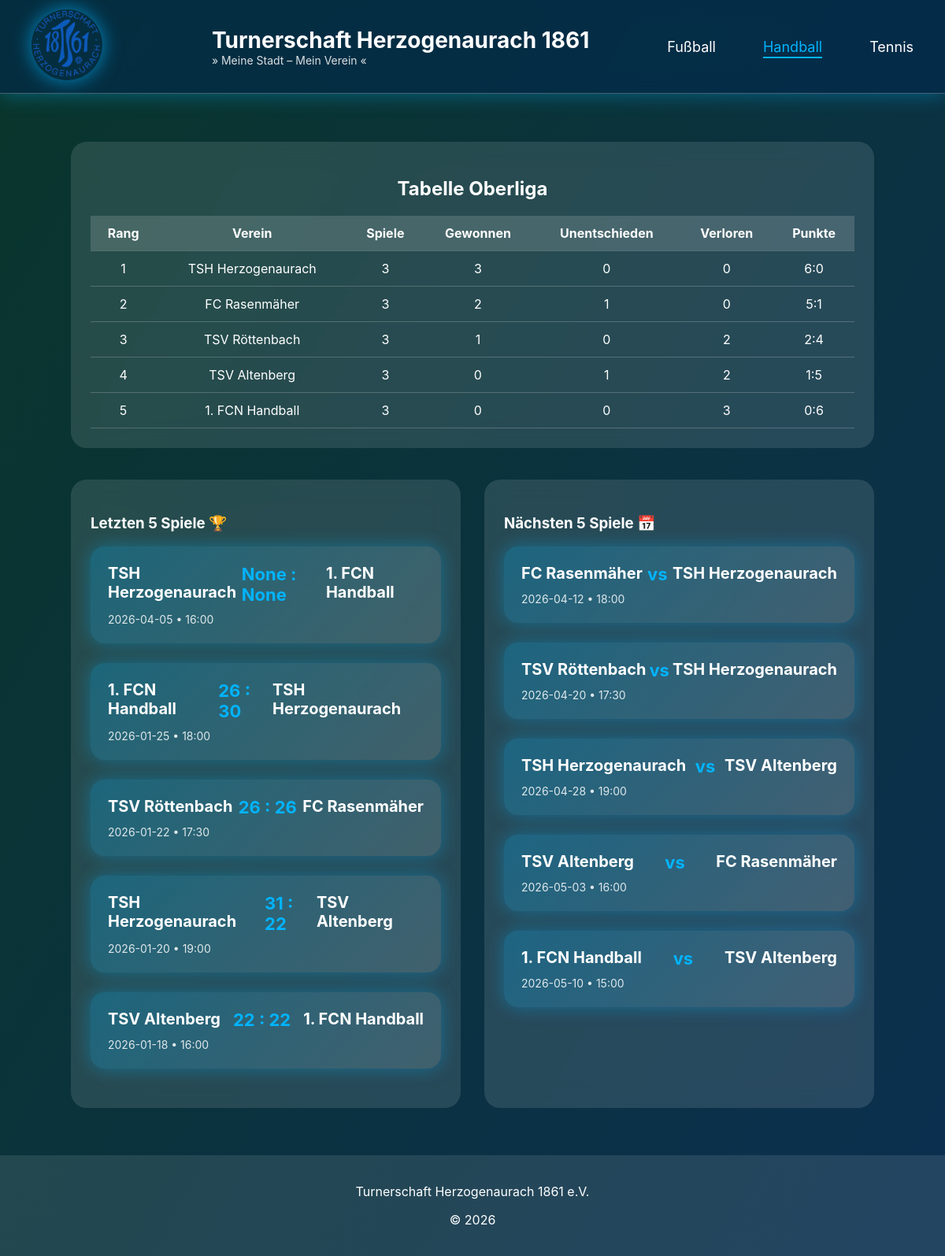
The app's page /handball with its own data.
### tables this page shows
CREATE TABLE handball (
    id INTEGER PRIMARY KEY AUTOINCREMENT,
    verein TEXT,
    spiele INTEGER,
    gewonnen INTEGER,
    unentschieden INTEGER,
    verloren INTEGER,
    punkte TEXT
  
);

CREATE TABLE "handball_spiele" (
	"id"	INTEGER,
	"heimverein"	TEXT,
	"gastverein"	TEXT,
	"datum"	DATE,
	"uhrzeit"	TEXT,
	"heim-tore"	INTEGER,
	"gast-tore"	INTEGER,
	PRIMARY KEY("id" AUTOINCREMENT)
);

### app.py (the view)
@app.route("/handball")
def handball():
    data = get_handball_table_data()
    conn = get_db_connection()
    letzte_spiele = conn.execute("""
        SELECT id, heimverein, gastverein, datum, uhrzeit, "heim-tore", "gast-tore"
        FROM handball_spiele
        WHERE datum <= DATE('now')
        ORDER BY datum DESC
        LIMIT 5;
    """).fetchall()
    naechste_spiele = conn.execute("""
        SELECT id, heimverein, gastverein, datum, uhrzeit
        FROM handball_spiele
        WHERE datum > DATE('now')
        ORDER BY datum ASC
        LIMIT 5;
    """).fetchall()
    conn.close()
    return render_template(
        "handball-2.html",
        data=data,
        letzte_spiele=letzte_spiele,
        naechste_spiele=naechste_spiele
    )

### app.py (called while the page is built)
def get_db_connection():
    conn = sqlite3.connect(DATABASE)
    conn.row_factory = sqlite3.Row
    return conn

### routes/functions.py (called while the page is built)
def get_handball_table_data():
    conn = sqlite3.connect("projekt-verein.db")
    conn.row_factory = sqlite3.Row  # ermöglicht Zugriff per Spaltenname
    cur = conn.cursor()
    cur.execute("SELECT * FROM handball ORDER BY gewonnen DESC")
    rows = cur.fetchall()
    conn.close()
    return rows

### templates/handball-2.html (shortened to what this page needs)
<!DOCTYPE html>
<html lang="de">
<head>
</head>
<body>
<header>
       <a href="{{ url_for('index') }}">
    <img src="./static/Logo_v3.png" class="logo">
</a>
    <div class="title-box">
        <h1>Turnerschaft Herzogenaurach 1861</h1>
        <div class="subtitle">» Meine Stadt – Mein Verein «</div>
    </div>
    <nav>
        <a href="/fussball" >Fußball</a>
        <a href="/handball" class="active">Handball</a>
        <a href="/tennis">Tennis</a>
    </nav>
</header>
<div class="content">
    <div class="table-box">
        <h2>Tabelle Oberliga</h2>
        <table>
            <tr>
                <th>Rang</th>
                <th>Verein</th>
                <th>Spiele</th>
                <th>Gewonnen</th>
                <th>Unentschieden</th>
                <th>Verloren</th>
                <th>Punkte</th>
            </tr>
            {% for row in data %}
            <tr>
                <td>{{ loop.index }}</td>
                <td>{{ row['verein'] }}</td>
                <td>{{ row['spiele'] }}</td>
                <td>{{ row['gewonnen'] }}</td>
                <td>{{ row['unentschieden'] }}</td>
                <td>{{ row['verloren'] }}</td>
                <td>{{ row['punkte'] }}</td>
            </tr>
            {% endfor %}
        </table>
    </div>
<div class="info-row">
    <div class="info-box">
        <h3>Letzten 5 Spiele 🏆</h3>
 {% for spiel in letzte_spiele %}
<div class="highlight-card">
    <div class="teams-row">
        <span>{{ spiel['heimverein'] }}</span>
        <span class="score">{{ spiel['heim-tore'] }} : {{ spiel['gast-tore'] }}</span>
        <span>{{ spiel['gastverein'] }}</span>
    </div>
    <div class="details">
        {{ spiel['datum'] }} • {{ spiel['uhrzeit'] }}
    </div>
</div>
{% endfor %}
    </div>
    <div class="info-box">
        <h3>Nächsten 5 Spiele 📅</h3>
   {% for spiel in naechste_spiele %}
<div class="highlight-card">
    <div class="teams-row">
        <span>{{ spiel['heimverein'] }}</span>
        <span class="score">vs</span>
        <span>{{ spiel['gastverein'] }}</span>
    </div>
    <div class="details">
        {{ spiel['datum'] }} • {{ spiel['uhrzeit'] }}
    </div>
</div>
{% endfor %}
    </div>
</div>
</div>
<footer>
    <p>Turnerschaft Herzogenaurach 1861 e.V.</p>
    <p>© 2026</p>
</footer>
</body>
</html>

### templates/handball-2.html (style rules this page uses)
* { box-sizing: border-box; }
body { margin: 0; font-family: 'Inter', sans-serif; background: linear-gradient(120deg, #09352b, #0c2e5d, #144e9b, #460d67); background-size: 400% 400%; animation: gradientMove 12s ease infinite; color: white; text-align: center; padding-top: 140px; }
header { position: fixed; top: 0; width: 100%; z-index: 50; background: rgba(0, 40, 80, 0.55); backdrop-filter: blur(12px); border-bottom: 1px solid rgba(255,255,255,0.25); box-shadow: 0 0 25px rgba(0,180,255,0.4); display: flex; align-items: center; justify-content: space-between; padding: 12px 40px; }
.logo { width: 90px; height: 90px; border-radius: 50%; object-fit: cover; box-shadow: 0 0 25px rgba(0,180,255,0.7); animation: pulse 3s infinite ease-in-out; }
.title-box { margin-left: 40px; text-align: left; }
.title-box h1 { margin: 0; font-size: 28px; }
.subtitle { font-size: 14px; opacity: 0.85; }
nav { display: flex; gap: 60px; }
nav a { color: white; text-decoration: none; font-size: 18px; position: relative; }
nav a::after { content: ""; position: absolute; bottom: -4px; left: 0; width: 0%; height: 2px; background: #00b4ff; transition: 0.3s; }
nav a:hover::after, nav a.active::after { width: 100%; }
nav a.active { color: #00b4ff; }
.content { width: 85%; max-width: 1100px; margin: 40px auto; }
.table-box { width: 100%; margin-bottom: 40px; background: rgba(255,255,255,0.12); backdrop-filter: blur(15px); border-radius: 20px; padding: 25px; }
table { width: 100%; border-collapse: collapse; margin-top: 20px; }
th, td { padding: 12px; border-bottom: 1px solid rgba(255,255,255,0.2); }
th { background: rgba(255,255,255,0.15); }
.info-row { display: flex; gap: 30px; }
.info-box { flex: 1; background: rgba(255,255,255,0.12); backdrop-filter: blur(15px); border-radius: 20px; padding: 25px; text-align: left; }
.highlight-card { background: linear-gradient(135deg, rgba(0,180,255,0.25), rgba(255,255,255,0.12)); padding: 22px; border-radius: 18px; margin-bottom: 25px; box-shadow: 0 0 22px rgba(0,180,255,0.35); transition: 0.25s ease; }
.highlight-card .teams-row { display: flex; justify-content: space-between; font-size: 20px; font-weight: bold; }
.highlight-card .score { color: #00b4ff; font-size: 22px; font-weight: bold; }
.highlight-card .details { margin-top: 10px; opacity: 0.85; font-size: 14px; }
footer { margin-top: 60px; padding: 20px; background: rgba(255,255,255,0.1); }

### records on screen
handball: verein "TSH Herzogenaurach", spiele "3", gewonnen "3", unentschieden "0", verloren "0", punkte "6:0"
handball: verein "FC Rasenmäher", spiele "3", gewonnen "2", unentschieden "1", verloren "0", punkte "5:1"
handball: verein "TSV Röttenbach", spiele "3", gewonnen "1", unentschieden "0", verloren "2", punkte "2:4"
handball: verein "TSV Altenberg", spiele "3", gewonnen "0", unentschieden "1", verloren "2", punkte "1:5"
handball: verein "1. FCN Handball", spiele "3", gewonnen "0", unentschieden "0", verloren "3", punkte "0:6"
handball_spiele: heimverein "TSH Herzogenaurach", spiel "None", gastverein "1. FCN Handball", datum "2026-04-05", uhrzeit "16:00"
handball_spiele: heimverein "1. FCN Handball", spiel "26", spiel "30", gastverein "TSH Herzogenaurach", datum "2026-01-25", uhrzeit "18:00"
handball_spiele: heimverein "TSV Röttenbach", spiel "26", gastverein "FC Rasenmäher", datum "2026-01-22", uhrzeit "17:30"
handball_spiele: heimverein "TSH Herzogenaurach", spiel "31", spiel "22", gastverein "TSV Altenberg", datum "2026-01-20", uhrzeit "19:00"
handball_spiele: heimverein "TSV Altenberg", spiel "22", gastverein "1. FCN Handball", datum "2026-01-18", uhrzeit "16:00"
handball_spiele: heimverein "FC Rasenmäher", gastverein "TSH Herzogenaurach", datum "2026-04-12", uhrzeit "18:00"
handball_spiele: heimverein "TSV Röttenbach", gastverein "TSH Herzogenaurach", datum "2026-04-20", uhrzeit "17:30"
handball_spiele: heimverein "TSH Herzogenaurach", gastverein "TSV Altenberg", datum "2026-04-28", uhrzeit "19:00"
handball_spiele: heimverein "TSV Altenberg", gastverein "FC Rasenmäher", datum "2026-05-03", uhrzeit "16:00"
handball_spiele: heimverein "1. FCN Handball", gastverein "TSV Altenberg", datum "2026-05-10", uhrzeit "15:00"
